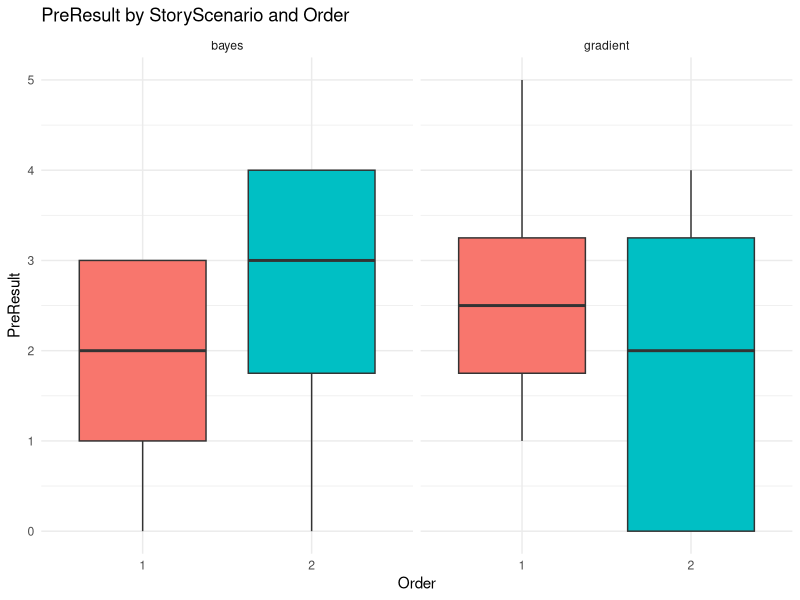
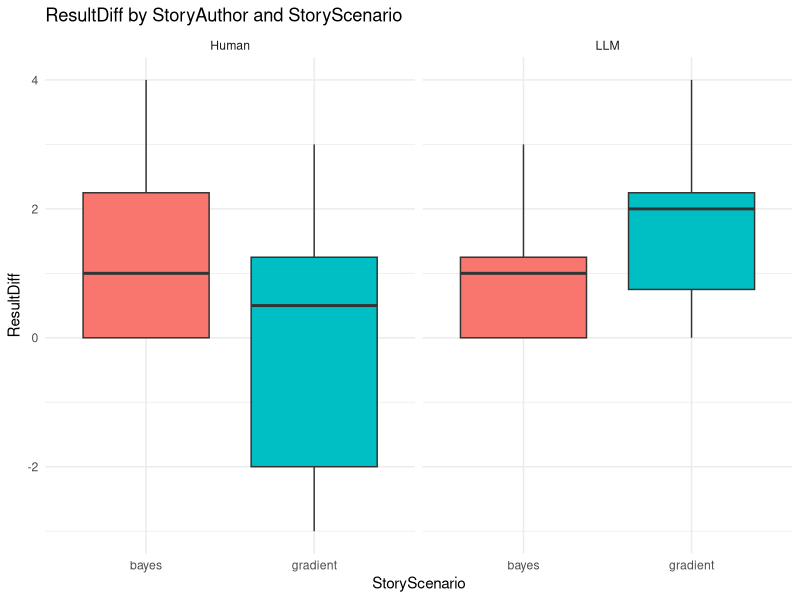
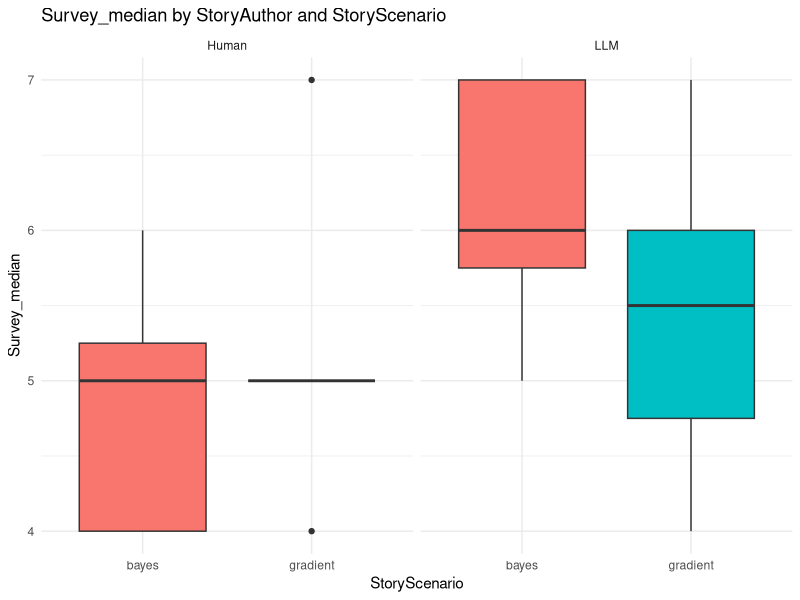
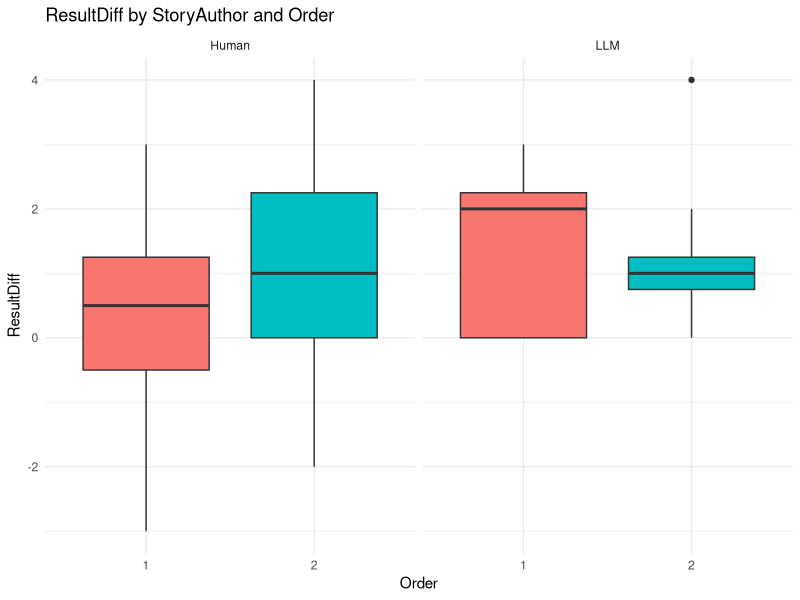
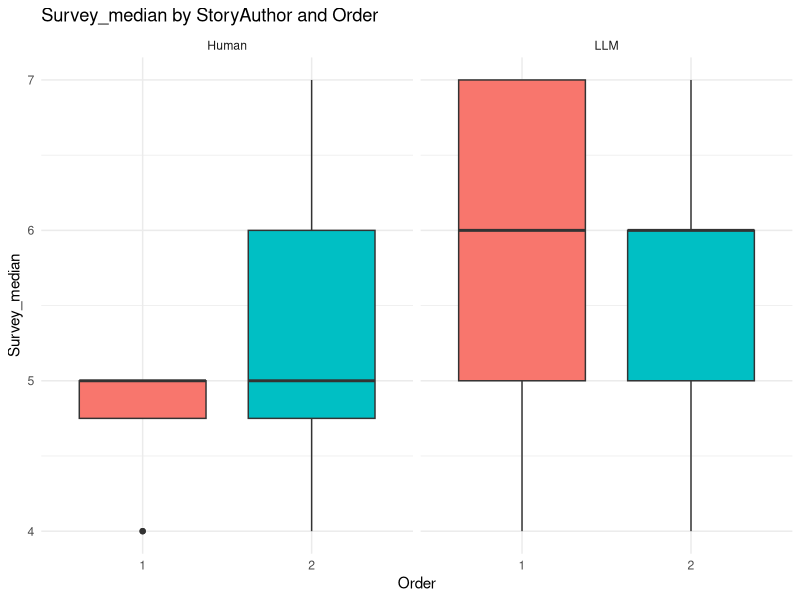
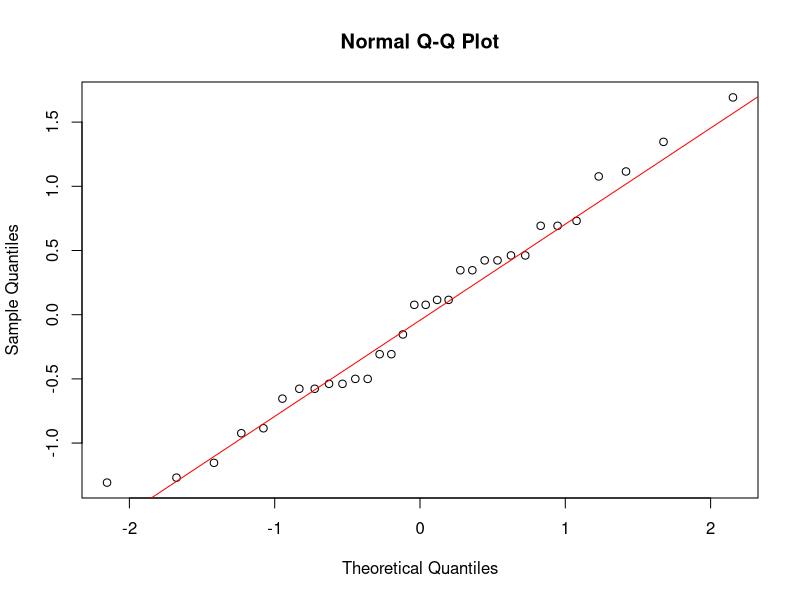
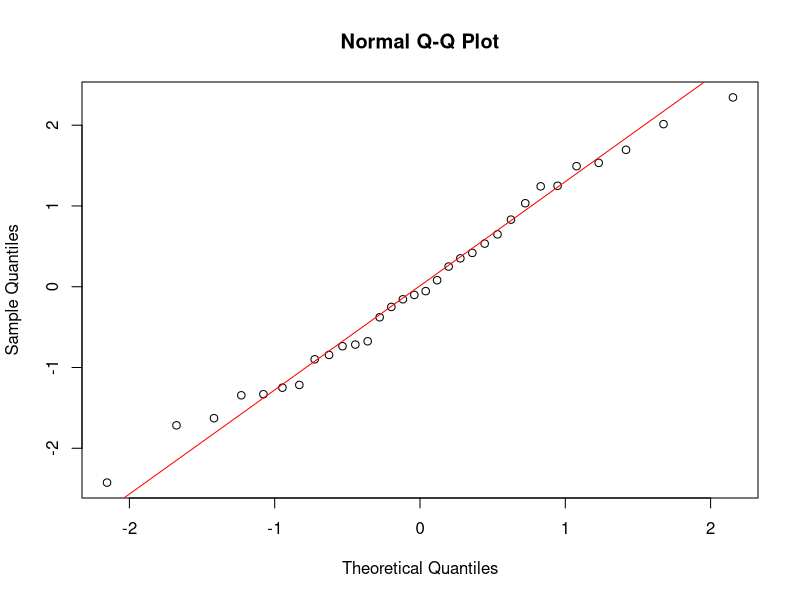
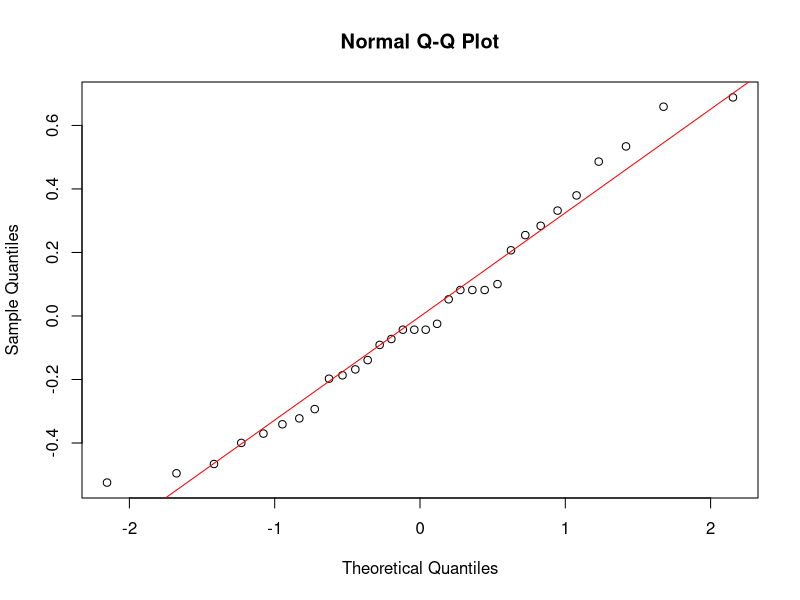

Source code (R) for these figures, in order:
## ---- chunk 1
library(dplyr)
library(tidyr)
library(ggplot2)
library(lme4)
library(lmerTest)
library(car)
library(emmeans)
library(ordinal)
## ---- chunk 2
df <- read.csv(file = "data.csv", header = TRUE, sep = ",", stringsAsFactors = FALSE) %>%
  pivot_longer(
    cols = starts_with("StoryScenario"),
    names_to = "Order",
    values_to = "StoryScenario"
  ) %>%
  mutate(StoryAuthor = case_when(
    Order == "StoryScenario1" ~ StoryAuthor1,
    Order == "StoryScenario2" ~ StoryAuthor2
  )) %>%
  mutate(PreResult = case_when(
    Order == "StoryScenario1" ~ PreResults1,
    Order == "StoryScenario2" ~ PreResults2
  )) %>%
  mutate(PostResult = case_when(
    Order == "StoryScenario1" ~ PostResults1,
    Order == "StoryScenario2" ~ PostResults2
  )) %>%
  mutate(Survey_The_story_was_interesting_and_engaging = case_when(
    Order == "StoryScenario1" ~ Survey_The_story_was_interesting_and_engaging1,
    Order == "StoryScenario2" ~ Survey_The_story_was_interesting_and_engaging2
  )) %>%
  mutate(Survey_The_storytelling_style_made_the_mathematical_concept_more_appealing = case_when(
    Order == "StoryScenario1" ~ Survey_The_storytelling_style_made_the_mathematical_concept_more_appealing1,
    Order == "StoryScenario2" ~ Survey_The_storytelling_style_made_the_mathematical_concept_more_appealing2
  )) %>%
  mutate(Survey_The_story_felt_well_written = case_when(
    Order == "StoryScenario1" ~ Survey_The_story_felt_well_written1,
    Order == "StoryScenario2" ~ Survey_The_story_felt_well_written2
  )) %>%
  mutate(Survey_The_story_motivated_me_to_learn_more_about_this_mathematical_concept = case_when(
    Order == "StoryScenario1" ~ Survey_The_story_motivated_me_to_learn_more_about_this_mathematical_concept1,
    Order == "StoryScenario2" ~ Survey_The_story_motivated_me_to_learn_more_about_this_mathematical_concept2
  )) %>%
  mutate(Survey_I_feel_confident_that_I_could_explain_the_concept_to_someone_else = case_when(
    Order == "StoryScenario1" ~ Survey_I_feel_confident_that_I_could_explain_the_concept_to_someone_else1,
    Order == "StoryScenario2" ~ Survey_I_feel_confident_that_I_could_explain_the_concept_to_someone_else2
  )) %>%
  mutate(Survey_I_felt_more_confident_in_my_understanding_of_the_concept_after_reading_the_story = case_when(
    Order == "StoryScenario1" ~ Survey_I_felt_more_confident_in_my_understanding_of_the_concept_after_reading_the_story1,
    Order == "StoryScenario2" ~ Survey_I_felt_more_confident_in_my_understanding_of_the_concept_after_reading_the_story2
  )) %>%
  mutate(Survey_I_would_recommend_this_story_format_for_learning_similar_concepts = case_when(
    Order == "StoryScenario1" ~ Survey_I_would_recommend_this_story_format_for_learning_similar_concepts1,
    Order == "StoryScenario2" ~ Survey_I_would_recommend_this_story_format_for_learning_similar_concepts2
  )) %>%
  mutate(Survey_The_story_focused_more_on_teaching_the_math_concept_than_on_being_an_engaging_story = case_when(
    Order == "StoryScenario1" ~ Survey_The_story_focused_more_on_teaching_the_math_concept_than_on_being_an_engaging_story1,
    Order == "StoryScenario2" ~ Survey_The_story_focused_more_on_teaching_the_math_concept_than_on_being_an_engaging_story2
  )) %>%
  select(Participant, StoryScenario, StoryAuthor, Order, PreResult, PostResult, Survey_The_story_was_interesting_and_engaging, Survey_The_storytelling_style_made_the_mathematical_concept_more_appealing, Survey_The_story_felt_well_written, Survey_The_story_motivated_me_to_learn_more_about_this_mathematical_concept, Survey_I_feel_confident_that_I_could_explain_the_concept_to_someone_else, Survey_I_felt_more_confident_in_my_understanding_of_the_concept_after_reading_the_story, Survey_I_would_recommend_this_story_format_for_learning_similar_concepts, Survey_The_story_focused_more_on_teaching_the_math_concept_than_on_being_an_engaging_story)

df$Participant <- factor(df$Participant)
df$StoryScenario <- factor(df$StoryScenario)
df$StoryAuthor <- factor(df$StoryAuthor)
df$Order <- factor(gsub("[^0-9]", "", df$Order))
df$PreResult <- as.integer(df$PreResult)
df$PostResult <- as.integer(df$PostResult)
df$ResultDiff <- as.numeric(df$PostResult - df$PreResult)

survey_median <- as.integer(apply(df[,grep("Survey", colnames(df))],1,median))

df <- df %>%
  select(-matches("Survey"), -PostResult)

df$Survey_median <- survey_median

head(df)
## ---- chunk 3
ggplot(df, aes(x = Order, y = PreResult, fill = Order)) +
  geom_boxplot() +
  facet_wrap(~ StoryScenario) + # Facet by StoryScenario
  labs(title = "PreResult by StoryScenario and Order",
    x = "Order",
    y = "PreResult") +
  theme_minimal() +
  theme(legend.position = "none")
## ---- chunk 4
ggplot(df, aes(x = StoryScenario, y = ResultDiff, fill = StoryScenario)) +
  geom_boxplot() +
  facet_wrap(~ StoryAuthor) + # Facet by StoryAuthor
  labs(title = "ResultDiff by StoryAuthor and StoryScenario",
    x = "StoryScenario",
    y = "ResultDiff") +
  theme_minimal() +
  theme(legend.position = "none")

ggplot(df, aes(x = StoryScenario, y = Survey_median, fill = StoryScenario)) +
  geom_boxplot() +
  facet_wrap(~ StoryAuthor) + # Facet by StoryAuthor
  labs(title = "Survey_median by StoryAuthor and StoryScenario",
    x = "StoryScenario",
    y = "Survey_median") +
  theme_minimal() +
  theme(legend.position = "none")
## ---- chunk 5
ggplot(df, aes(x = Order, y = ResultDiff, fill = Order)) +
  geom_boxplot() +
  facet_wrap(~ StoryAuthor) + # Facet by StoryAuthor
  labs(title = "ResultDiff by StoryAuthor and Order",
    x = "Order",
    y = "ResultDiff") +
  theme_minimal() +
  theme(legend.position = "none")

ggplot(df, aes(x = Order, y = Survey_median, fill = Order)) +
  geom_boxplot() +
  facet_wrap(~ StoryAuthor) + # Facet by StoryAuthor
  labs(title = "Survey_median by StoryAuthor and Order",
    x = "Order",
    y = "Survey_median") +
  theme_minimal() +
  theme(legend.position = "none")
## ---- chunk 6
pre_result_lmm <- lmer(PreResult ~ StoryScenario * Order + (1|Participant), data = df)
summary(pre_result_lmm)
print("-------------------------------")

qqnorm(residuals(pre_result_lmm))
qqline(residuals(pre_result_lmm), col = "red") 

leveneTest(residuals(pre_result_lmm) ~ StoryScenario * Order, data=df)
print("-------------------------------")

anova(pre_result_lmm)
print("-------------------------------")

print("StoryScenario")
emmeans(pre_result_lmm, pairwise ~ StoryScenario)$contrasts
print("Order")
emmeans(pre_result_lmm, pairwise ~ Order)$contrasts
print("StoryScenario | Order")
emmeans(pre_result_lmm, pairwise ~ StoryScenario | Order)$contrasts
## ---- chunk 7
library(lme4)
library(lmerTest)
library(car)
library(emmeans)

result_lmm <- lmer(ResultDiff ~ StoryAuthor * StoryScenario * Order + (1 | Participant), data = df)
summary(result_lmm)
print("------------------------")

qqnorm(residuals(result_lmm))
qqline(residuals(result_lmm), col = "red") 

leveneTest(residuals(result_lmm) ~ StoryAuthor * StoryScenario * Order, data=df)
print("------------------------")

print("StoryAuthor")
emmeans(result_lmm, pairwise ~ StoryAuthor)$contrasts
print("StoryScenario")
emmeans(result_lmm, pairwise ~ StoryScenario)$contrasts
print("StoryScenario | StoryAuthor")
emmeans(result_lmm, pairwise ~ StoryAuthor | StoryScenario)$contrasts
print("Order | StoryAuthor")
emmeans(result_lmm, pairwise ~ Order | StoryAuthor)$contrasts
## ---- chunk 8
survey_lmm <- lmer(Survey_median ~ StoryAuthor + StoryScenario + Order + (1|Participant), data = df)
summary(survey_lmm)
print("-------------------------------")

qqnorm(residuals(survey_lmm))
qqline(residuals(survey_lmm), col = "red") 

leveneTest(residuals(survey_lmm) ~ StoryAuthor * StoryScenario * Order, data=df)
print("-------------------------------")

anova(survey_lmm)
print("-------------------------------")

print("StoryAuthor")
emmeans(survey_lmm, pairwise ~ StoryAuthor)$contrasts
print("StoryScenario | StoryAuthor")
emmeans(survey_lmm, pairwise ~ StoryScenario | StoryAuthor)$contrasts
print("Order | StoryAuthor")
emmeans(survey_lmm, pairwise ~ Order | StoryAuthor)$contrasts
